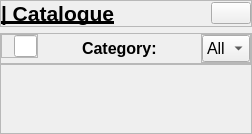
         <widget class="QWidget" name="Catalogue">
          <layout class="QVBoxLayout" name="verticalLayout_34">
           <property name="leftMargin">
            <number>0</number>
           </property>
           <property name="topMargin">
            <number>0</number>
           </property>
           <property name="rightMargin">
            <number>0</number>
           </property>
           <property name="bottomMargin">
            <number>0</number>
           </property>
           <item alignment="Qt::AlignTop">
            <widget class="QFrame" name="CatalogueUpperMenuFrame">
             <property name="frameShape">
              <enum>QFrame::StyledPanel</enum>
             </property>
             <property name="frameShadow">
              <enum>QFrame::Raised</enum>
             </property>
             <layout class="QHBoxLayout" name="horizontalLayout_8">
              <property name="spacing">
               <number>0</number>
              </property>
              <property name="leftMargin">
               <number>0</number>
              </property>
              <property name="topMargin">
               <number>0</number>
              </property>
              <property name="rightMargin">
               <number>0</number>
              </property>
              <property name="bottomMargin">
               <number>0</number>
              </property>
              <item>
               <widget class="QLabel" name="CatalogueMenuLabel">
                <property name="text">
                 <string>&lt;html&gt;&lt;head/&gt;&lt;body&gt;&lt;p&gt;&lt;span style=&quot; font-size:16pt; font-weight:700; text-decoration: underline;&quot;&gt;| Catalogue&lt;/span&gt;&lt;/p&gt;&lt;/body&gt;&lt;/html&gt;</string>
                </property>
               </widget>
              </item>
              <item alignment="Qt::AlignRight">
               <widget class="QPushButton" name="CatalogueToTranslatorButton">
                <property name="toolTip">
                 <string>Back to Translator</string>
                </property>
                <property name="text">
                 <string/>
                </property>
                <property name="icon">
                 <iconset resource="../qss/icons/Icons.qrc">
                  <normaloff>:/icons/png2svg/goback-white.svg</normaloff>
                  <activeoff>:/icons/png2svg/goback-white.svg</activeoff>
                  <activeon>:/icons/png2svg/goback-green.svg</activeon>:/icons/png2svg/goback-white.svg</iconset>
                </property>
                <property name="iconSize">
                 <size>
                  <width>24</width>
                  <height>24</height>
                 </size>
                </property>
               </widget>
              </item>
             </layout>
            </widget>
           </item>
           <item>
            <widget class="QWidget" name="CatalogueMainWidget" native="true">
             <property name="sizePolicy">
              <sizepolicy hsizetype="Preferred" vsizetype="Expanding">
               <horstretch>0</horstretch>
               <verstretch>0</verstretch>
              </sizepolicy>
             </property>
             <layout class="QVBoxLayout" name="verticalLayout_35">
              <property name="spacing">
               <number>0</number>
              </property>
              <property name="leftMargin">
               <number>0</number>
              </property>
              <property name="topMargin">
               <number>0</number>
              </property>
              <property name="rightMargin">
               <number>0</number>
              </property>
              <property name="bottomMargin">
               <number>0</number>
              </property>
              <item alignment="Qt::AlignTop">
               <widget class="QFrame" name="CatalogueOptionsframe">
                <property name="frameShape">
                 <enum>QFrame::StyledPanel</enum>
                </property>
                <property name="frameShadow">
                 <enum>QFrame::Raised</enum>
                </property>
                <layout class="QHBoxLayout" name="horizontalLayout_9">
                 <property name="spacing">
                  <number>44</number>
                 </property>
                 <property name="leftMargin">
                  <number>0</number>
                 </property>
                 <property name="topMargin">
                  <number>0</number>
                 </property>
                 <property name="rightMargin">
                  <number>0</number>
                 </property>
                 <property name="bottomMargin">
                  <number>0</number>
                 </property>
                 <item alignment="Qt::AlignTop">
                  <widget class="QFrame" name="SearchingOptionFrame">
                   <property name="frameShape">
                    <enum>QFrame::StyledPanel</enum>
                   </property>
                   <property name="frameShadow">
                    <enum>QFrame::Raised</enum>
                   </property>
                   <layout class="QHBoxLayout" name="horizontalLayout_24">
                    <property name="spacing">
                     <number>0</number>
                    </property>
                    <property name="leftMargin">
                     <number>5</number>
                    </property>
                    <property name="topMargin">
                     <number>0</number>
                    </property>
                    <property name="rightMargin">
                     <number>0</number>
                    </property>
                    <property name="bottomMargin">
                     <number>0</number>
                    </property>
                    <item>
                     <widget class="QLabel" name="SearchIconLabel">
                      <property name="text">
                       <string/>
                      </property>
                      <property name="pixmap">
                       <pixmap resource="../qss/icons/Icons.qrc">:/icons/png2svg/search-white.svg</pixmap>
                      </property>
                      <property name="scaledContents">
                       <bool>false</bool>
                      </property>
                      <property name="wordWrap">
                       <bool>false</bool>
                      </property>
                     </widget>
                    </item>
                    <item>
                     <widget class="QLineEdit" name="CatalogueSearchBar">
                      <property name="sizePolicy">
                       <sizepolicy hsizetype="Preferred" vsizetype="Maximum">
                        <horstretch>0</horstretch>
                        <verstretch>0</verstretch>
                       </sizepolicy>
                      </property>
                      <property name="font">
                       <font>
                        <pointsize>-1</pointsize>
                        <italic>false</italic>
                        <bold>true</bold>
                       </font>
                      </property>
                      <property name="toolTip">
                       <string>Search Words</string>
                      </property>
                      <property name="echoMode">
                       <enum>QLineEdit::Normal</enum>
                      </property>
                     </widget>
                    </item>
                   </layout>
                  </widget>
                 </item>
                 <item alignment="Qt::AlignRight">
                  <widget class="QLabel" name="categorySearchLabel">
                   <property name="text">
                    <string>&lt;html&gt;&lt;head/&gt;&lt;body&gt;&lt;p&gt;&lt;span style=&quot; font-size:12pt; font-weight:700;&quot;&gt;Category:&lt;/span&gt;&lt;/p&gt;&lt;/body&gt;&lt;/html&gt;</string>
                   </property>
                  </widget>
                 </item>
                 <item>
                  <widget class="QFrame" name="CatagoryChooserFrame">
                   <property name="frameShape">
                    <enum>QFrame::StyledPanel</enum>
                   </property>
                   <property name="frameShadow">
                    <enum>QFrame::Raised</enum>
                   </property>
                   <layout class="QVBoxLayout" name="verticalLayout_8">
                    <property name="spacing">
                     <number>0</number>
                    </property>
                    <property name="leftMargin">
                     <number>0</number>
                    </property>
                    <property name="topMargin">
                     <number>0</number>
                    </property>
                    <property name="rightMargin">
                     <number>0</number>
                    </property>
                    <property name="bottomMargin">
                     <number>0</number>
                    </property>
                    <item>
                     <widget class="QComboBox" name="CatalogueCategoryselector">
                      <property name="sizePolicy">
                       <sizepolicy hsizetype="Minimum" vsizetype="Preferred">
                        <horstretch>0</horstretch>
                        <verstretch>0</verstretch>
                       </sizepolicy>
                      </property>
                      <property name="font">
                       <font>
                        <pointsize>12</pointsize>
                       </font>
                      </property>
                      <property name="cursor">
                       <cursorShape>OpenHandCursor</cursorShape>
                      </property>
                      <property name="toolTip">
                       <string>Search by Category</string>
                      </property>
                      <property name="editable">
                       <bool>false</bool>
                      </property>
                      <property name="currentText">
                       <string>All</string>
                      </property>
                      <item>
                       <property name="text">
                        <string>All</string>
                       </property>
                      </item>
                     </widget>
                    </item>
                   </layout>
                  </widget>
                 </item>
                </layout>
               </widget>
              </item>
              <item>
               <widget class="QScrollArea" name="scrollArea">
                <property name="sizePolicy">
                 <sizepolicy hsizetype="Preferred" vsizetype="Expanding">
                  <horstretch>0</horstretch>
                  <verstretch>0</verstretch>
                 </sizepolicy>
                </property>
                <property name="widgetResizable">
                 <bool>true</bool>
                </property>
                <property name="alignment">
                 <set>Qt::AlignLeading|Qt::AlignLeft|Qt::AlignVCenter</set>
                </property>
                <widget class="QWidget" name="CatalogueWidget">
                 <property name="geometry">
                  <rect>
                   <x>0</x>
                   <y>0</y>
                   <width>610</width>
                   <height>447</height>
                  </rect>
                 </property>
                 <layout class="QGridLayout" name="gridLayout"/>
                </widget>
               </widget>
              </item>
             </layout>
            </widget>
           </item>
          </layout>
         </widget>
